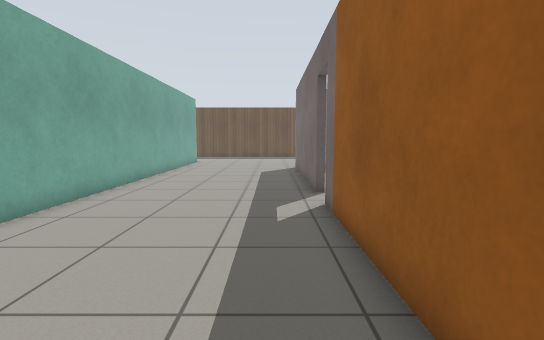
view 1 (above)

17 first-person views from a walk through a world built for the Gazebo simulator. The camera is 0.94 m above the floor, tilts 6° down and sees 85° across. The floor is counted in squares, 0.5 m on a side. Each view is taken from the middle of a square. On the plan, view 1 faces up. The plan holds only what a view shows up to about 16 squares ahead; the rest is blank. Simple patterns stand in for the simulator's built-in surfaces.

view 2
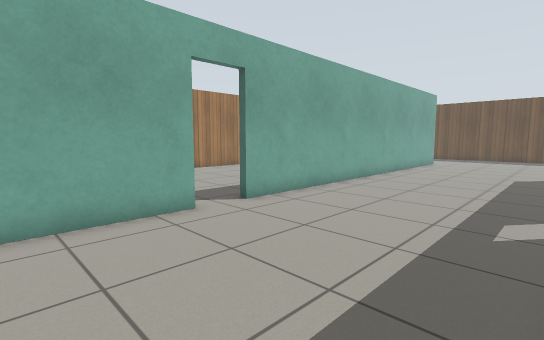

view 3
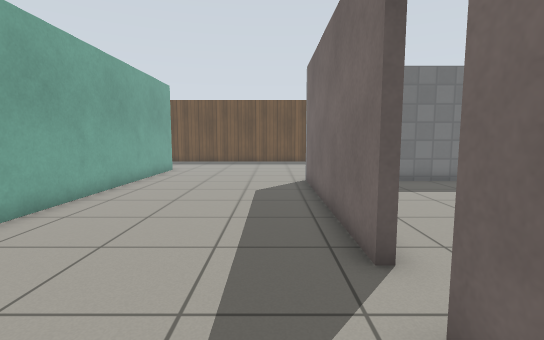

view 4
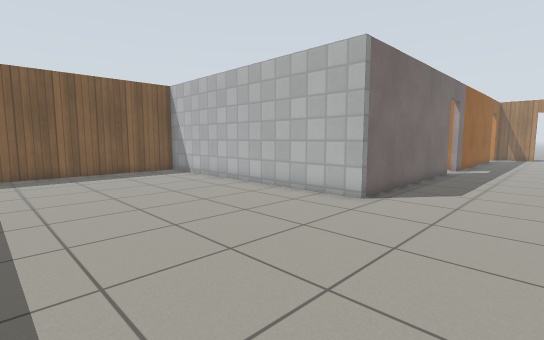

view 5
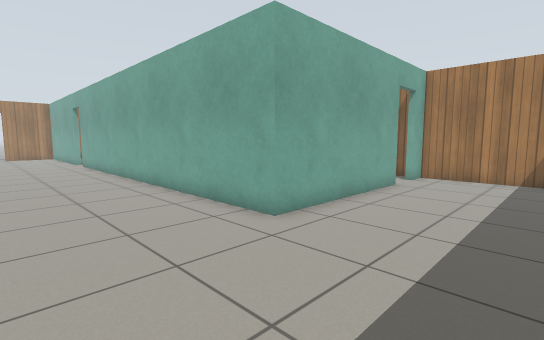

view 6
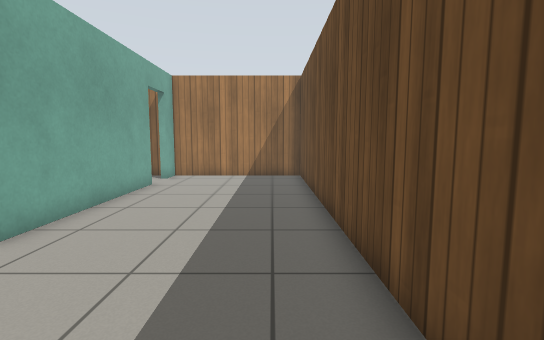

view 7
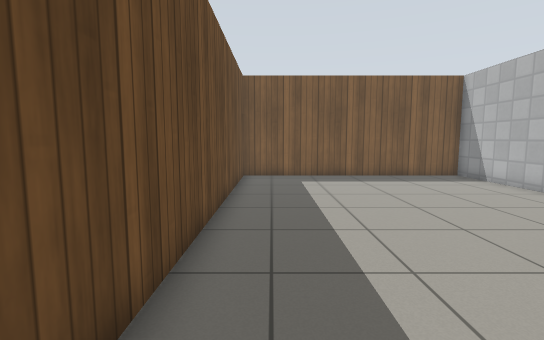

view 8
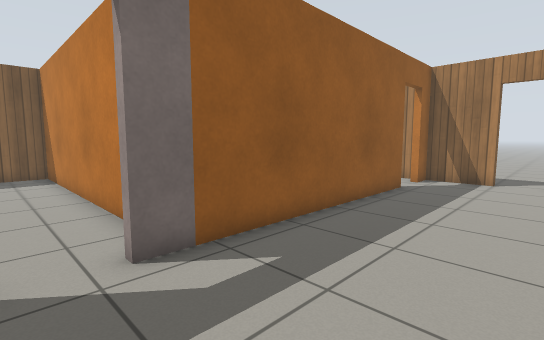

view 9
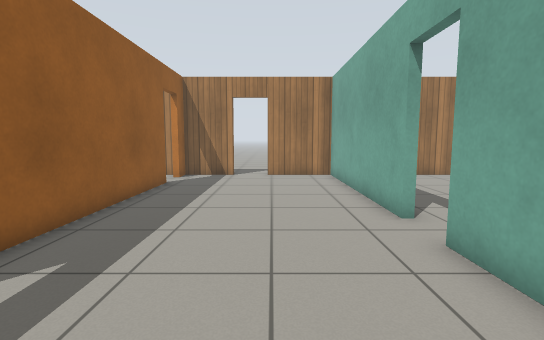

view 10
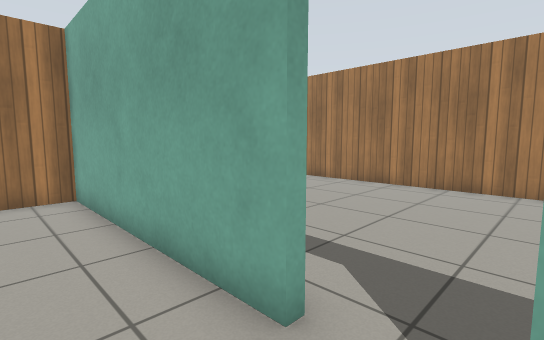

view 11
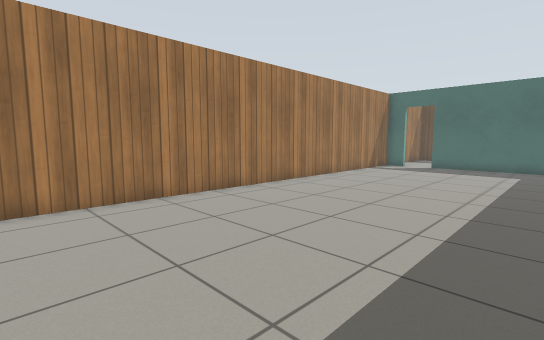

view 12
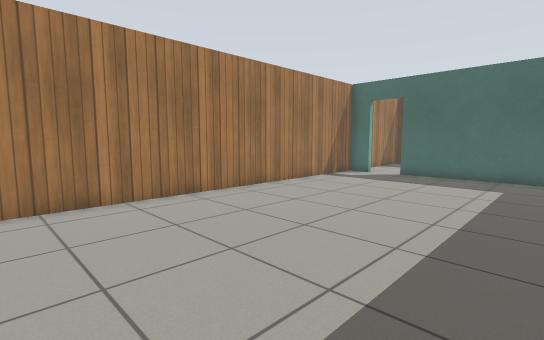

view 13
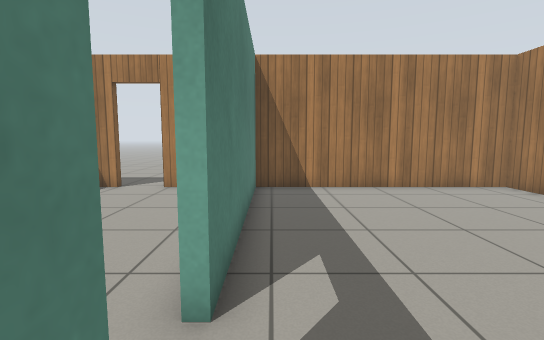

view 14
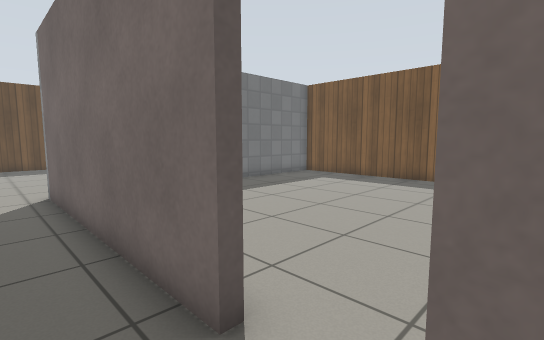

view 15
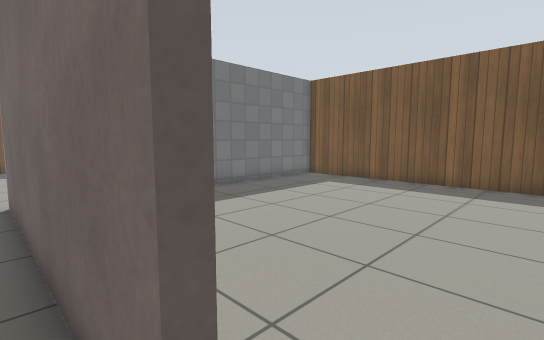

view 16
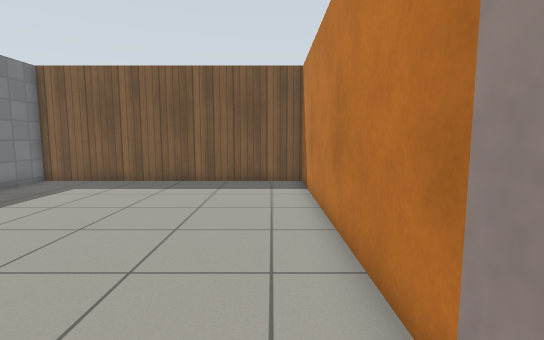

view 17
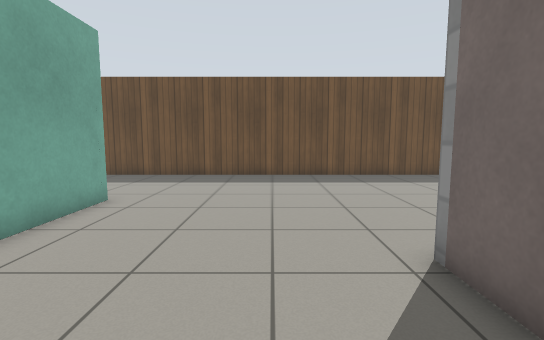

### Floor plan
Ten units are one square. View 1 is at (0, 0); x grows to the right and y downward. Boxes are objects, and circles mark ways between rooms. Rooms are numbered by the first view taken in them; rooms with no view inside come last. Other rooms are left out.
<svg viewBox="-166 -309 312 361">
<path fill="none" stroke="#000" d="M15 -101 15 -195 141 -195 141 -304 -161 -304 -161 -240 -150 -240M-133 -240 -61 -240 -61 -59M-61 -41 -61 44 -27 44M15 18 15 -85M-10 44 15 44 15 34M-64 -59 -64 -64M-76 -237 -133 -237M-161 -234 -161 44 -64 44 -64 -41M29 -77 141 -77 141 -192 56 -192"/>
<circle cx="-145" cy="-240" r="3" fill="#2a7"/>
<circle cx="-60" cy="-55" r="3" fill="#2a7"/>
<circle cx="20" cy="-95" r="3" fill="#2a7"/>
<text x="0" y="-180">1</text>
<text x="-110" y="-100">2</text>
<text x="80" y="-140">3</text>
</svg>
Room 1 opens to room 2. Room 1 opens to room 3.

Where each view was taken, in squares from view 1:
view 1: 0 up, 0 right, facing up
view 2: 0 up, 1 right, facing up-left
view 3: 6 up, 0 right, facing up
view 4: 28 up, 3 left, facing down-right
view 5: 29 up, 1 left, facing down-left
view 6: 29 up, 1 left, facing left
view 7: 29 up, 1 left, facing right
view 8: 10 up, 3 left, facing down-right
view 9: 11 up, 3 left, facing down
view 10: 6 up, 4 left, facing down-left
view 11: 3 up, 7 left, facing up-left
view 12: 8 up, 7 left, facing up-left
view 13: 7 up, 7 left, facing down
view 14: 8 up, 0 right, facing up-right
view 15: 9 up, 1 right, facing up-right
view 16: 9 up, 1 right, facing right
view 17: 15 up, 1 left, facing up
